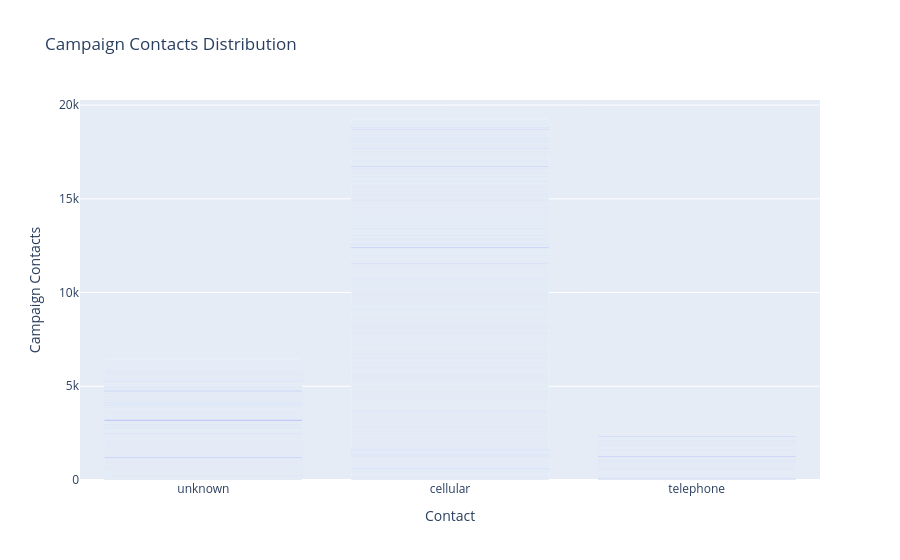

The notebook cell this image was saved under:
### Markdown cell above
### **9. Plot campaign contacts distribution.**

### Code cell
cmpnCntc = px.bar(data,
                  x="contact",
                  y="campaign",
                  labels={"campaign":"Campaign Contacts","contact":"Contact"},
                  title="Campaign Contacts Distribution")
cmpnCntc.show()

### Figure 1 — Plotly figure (JSON) as saved in the notebook; plotly's stock layout.template omitted (floating-point values rounded to 4 significant figures; data arrays with more than 128 entries replaced by an {"elided": "..."} marker saying what was removed)
{"data": [{"hovertemplate": "Contact=%{x}<br>Campaign Contacts=%{y}<extra></extra>", "legendgroup": "", "marker": {"color": "#636efa", "pattern": {"shape": ""}}, "name": "", "orientation": "v", "showlegend": false, "textposition": "auto", "type": "bar", "x": {"elided": "11162 str values"}, "xaxis": "x", "y": {"elided": "11162 int values"}, "yaxis": "y"}], "layout": {"barmode": "relative", "legend": {"tracegroupgap": 0}, "title": {"text": "Campaign Contacts Distribution"}, "xaxis": {"anchor": "y", "domain": [0, 1], "title": {"text": "Contact"}}, "yaxis": {"anchor": "x", "domain": [0, 1], "title": {"text": "Campaign Contacts"}}}}
